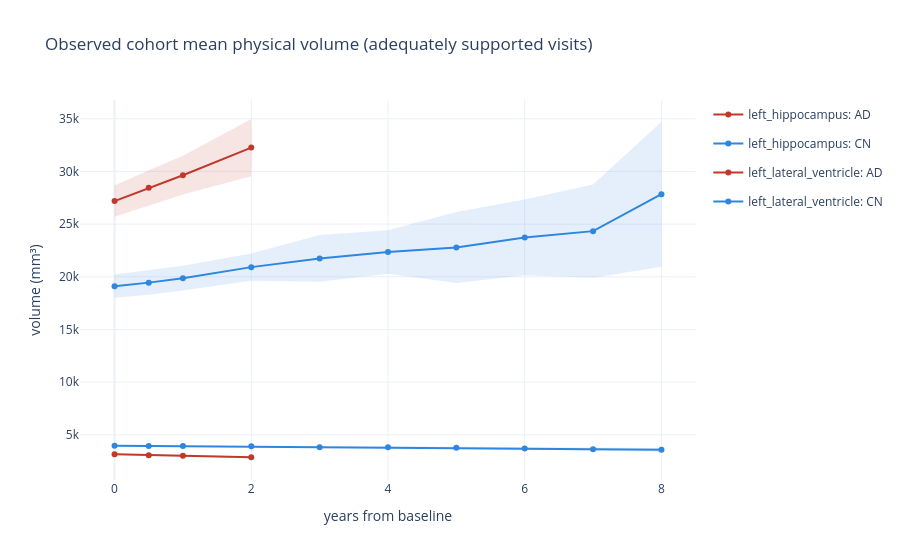
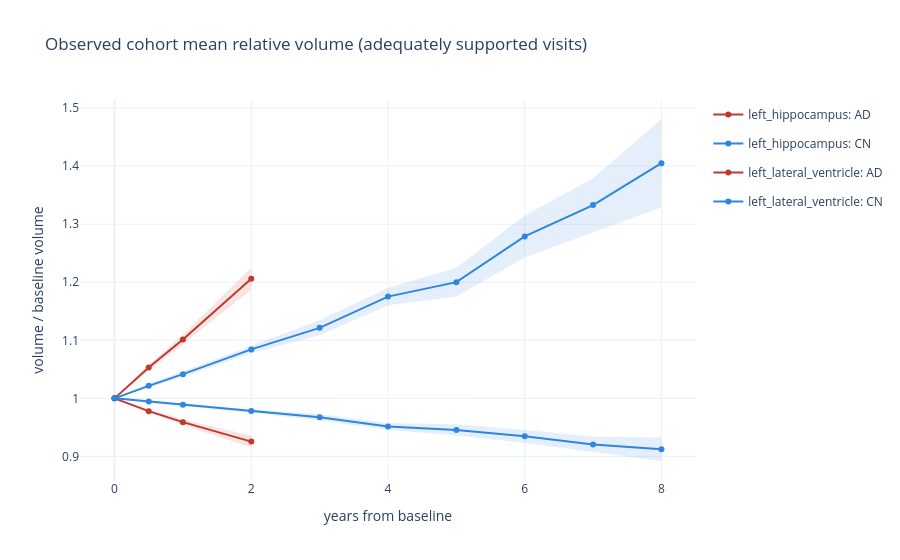
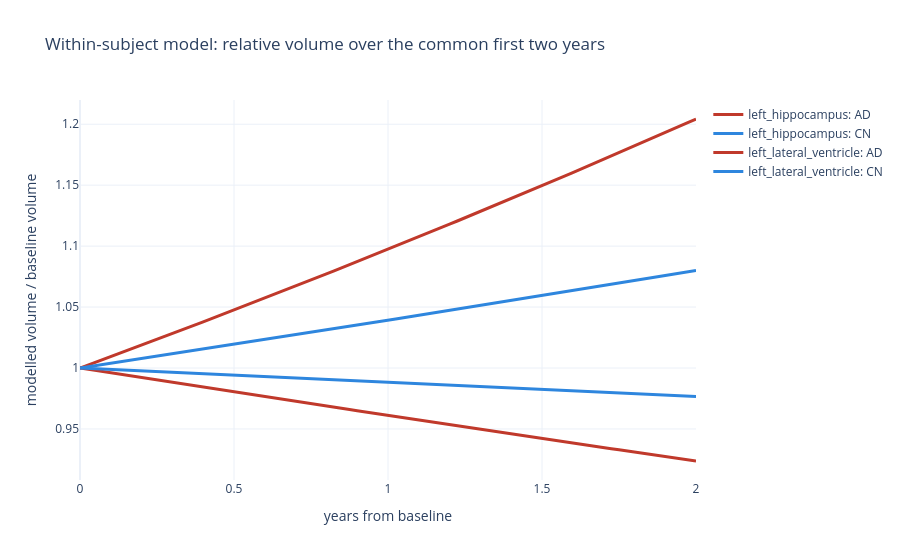
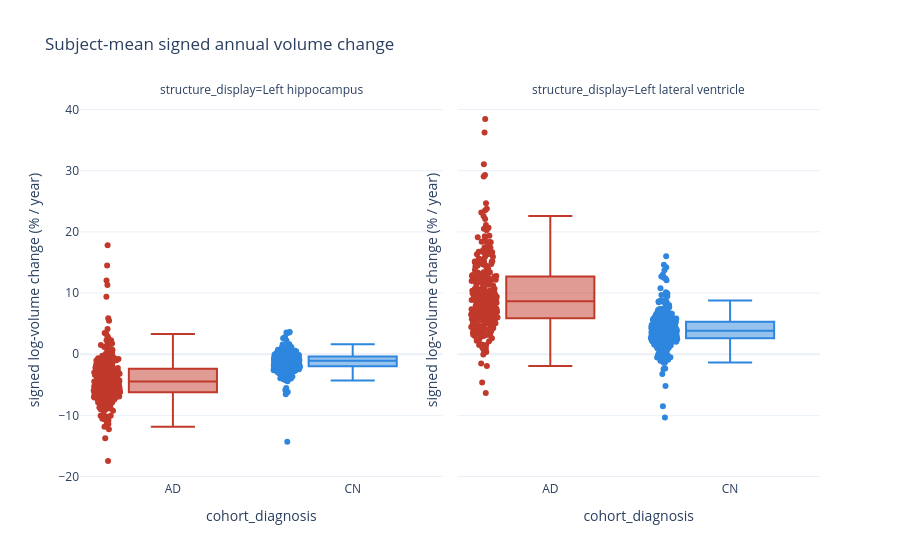

Notebook code cell kept with these figures, in order:
### Markdown cell above
## 3. Volume trajectories and annualized disease speed

### Code cell
MIN_TRAJECTORY_N = 25
display(Markdown(
    f'Visit-wise cohort means below **n={MIN_TRAJECTORY_N}** are hidden. They are descriptive because the participants observed at later visits can differ from the baseline cohort. '
    'Use the within-subject model below for the primary direction and rate of change.'
))
raw_summary = trajectory.loc[
    trajectory.metric.eq('smooth_mesh_volume_mm3') & trajectory['count'].ge(MIN_TRAJECTORY_N)
]
relative_summary = trajectory.loc[
    trajectory.metric.eq('relative_volume_to_baseline') & trajectory['count'].ge(MIN_TRAJECTORY_N)
]
for title, frame, ylabel in [
    ('Observed cohort mean physical volume (adequately supported visits)', raw_summary, 'volume (mm³)'),
    ('Observed cohort mean relative volume (adequately supported visits)', relative_summary, 'volume / baseline volume'),
]:
    figure = go.Figure()
    for (structure, diagnosis), group in frame.groupby(['structure', 'cohort_diagnosis'], sort=True):
        group = group.sort_values('years_from_baseline')
        figure.add_trace(go.Scatter(x=group.years_from_baseline, y=group.ci95_high, mode='lines', line=dict(width=0),
                                    showlegend=False, hoverinfo='skip', legendgroup=f'{structure}-{diagnosis}'))
        figure.add_trace(go.Scatter(x=group.years_from_baseline, y=group.ci95_low, mode='lines', line=dict(width=0),
                                    fill='tonexty', fillcolor=hex_to_rgba(COLORS.get(diagnosis, '#777777'), 0.13), showlegend=False,
                                    hoverinfo='skip', legendgroup=f'{structure}-{diagnosis}'))
        figure.add_trace(go.Scatter(x=group.years_from_baseline, y=group['mean'], mode='lines+markers',
                                    name=f'{structure}: {diagnosis}', line=dict(color=COLORS.get(diagnosis, '#777')), legendgroup=f'{structure}-{diagnosis}'))
    figure.update_layout(title=title, xaxis_title='years from baseline', yaxis_title=ylabel, template='plotly_white')
    figure.show()

if within_trends.empty:
    display(Markdown('**Within-subject trend table is unavailable.** Re-run `synthseg_longitudinal_analysis.py` after updating the scripts.'))
else:
    display(Markdown('### Primary longitudinal estimate: participant-intercept-adjusted trend'))
    display(within_trends)
    figure = go.Figure()
    for _, row in within_trends.iterrows():
        years = np.linspace(0.0, min(2.0, float(row['max_observed_years'])), 81)
        relative_volume = np.exp(float(row['annual_log_volume_change_pct']) * years / 100.0)
        figure.add_trace(go.Scatter(
            x=years, y=relative_volume, mode='lines',
            name=f"{row['structure']}: {row['cohort_diagnosis']}",
            line=dict(color=COLORS.get(row['cohort_diagnosis'], '#777777'), width=3),
        ))
    figure.update_layout(
        title='Within-subject model: relative volume over the common first two years',
        xaxis_title='years from baseline', yaxis_title='modelled volume / baseline volume', template='plotly_white'
    )
    figure.show()

fig = px.box(subjects, x='cohort_diagnosis', y='signed_volume_change_pct_per_year', color='cohort_diagnosis',
             facet_col='structure_display', points='all', color_discrete_map=COLORS,
             title='Subject-mean signed annual volume change')
fig.update_layout(template='plotly_white', showlegend=False)
fig.update_yaxes(title='signed log-volume change (% / year)')
fig.show()

fig = px.scatter(pairs, x='midpoint_age_years', y='signed_volume_change_pct_per_year', color='cohort_diagnosis',
                 facet_col='structure_display', opacity=0.35, trendline='lowess', color_discrete_map=COLORS,
                 title='Adjacent-pair volume-change speed versus age')
fig.update_layout(template='plotly_white')
fig.show()

### Figure 1 — Plotly figure (JSON) as saved in the notebook; plotly's stock layout.template omitted (floating-point values rounded to 4 significant figures)
{"data": [{"hoverinfo": "skip", "legendgroup": "left_hippocampus-AD", "line": {"width": 0}, "mode": "lines", "showlegend": false, "type": "scatter", "x": [0.0, 0.5, 1.0, 2.0], "y": [3220.0, 3130.0, 3081.0, 2965.0]}, {"fill": "tonexty", "fillcolor": "rgba(192, 57, 43, 0.13)", "hoverinfo": "skip", "legendgroup": "left_hippocampus-AD", "line": {"width": 0}, "mode": "lines", "showlegend": false, "type": "scatter", "x": [0.0, 0.5, 1.0, 2.0], "y": [3108.0, 3008.0, 2952.0, 2783.0]}, {"legendgroup": "left_hippocampus-AD", "line": {"color": "#C0392B"}, "mode": "lines+markers", "name": "left_hippocampus: AD", "type": "scatter", "x": [0.0, 0.5, 1.0, 2.0], "y": [3164.0, 3069.0, 3016.0, 2874.0]}, {"hoverinfo": "skip", "legendgroup": "left_hippocampus-CN", "line": {"width": 0}, "mode": "lines", "showlegend": false, "type": "scatter", "x": [0.0, 0.5, 1.0, 2.0, 3.0, 4.0, 5.0, 6.0, 7.0, 8.0], "y": [4018.0, 3995.0, 3996.0, 3965.0, 3898.0, 3912.0, 3883.0, 3835.0, 3780.0, 3748.0]}, {"fill": "tonexty", "fillcolor": "rgba(46, 134, 222, 0.13)", "hoverinfo": "skip", "legendgroup": "left_hippocampus-CN", "line": {"width": 0}, "mode": "lines", "showlegend": false, "type": "scatter", "x": [0.0, 0.5, 1.0, 2.0, 3.0, 4.0, 5.0, 6.0, 7.0, 8.0], "y": [3922.0, 3898.0, 3894.0, 3851.0, 3726.0, 3749.0, 3647.0, 3593.0, 3493.0, 3403.0]}, {"legendgroup": "left_hippocampus-CN", "line": {"color": "#2E86DE"}, "mode": "lines+markers", "name": "left_hippocampus: CN", "type": "scatter", "x": [0.0, 0.5, 1.0, 2.0, 3.0, 4.0, 5.0, 6.0, 7.0, 8.0], "y": [3970.0, 3946.0, 3945.0, 3908.0, 3812.0, 3830.0, 3765.0, 3714.0, 3637.0, 3576.0]}, {"hoverinfo": "skip", "legendgroup": "left_lateral_ventricle-AD", "line": {"width": 0}, "mode": "lines", "showlegend": false, "type": "scatter", "x": [0.0, 0.5, 1.0, 2.0], "y": [28660.0, 30120.0, 31480.0, 34980.0]}, {"fill": "tonexty", "fillcolor": "rgba(192, 57, 43, 0.13)", "hoverinfo": "skip", "legendgroup": "left_lateral_ventricle-AD", "line": {"width": 0}, "mode": "lines", "showlegend": false, "type": "scatter", "x": [0.0, 0.5, 1.0, 2.0], "y": [25710.0, 26760.0, 27800.0, 29540.0]}, {"legendgroup": "left_lateral_ventricle-AD", "line": {"color": "#C0392B"}, "mode": "lines+markers", "name": "left_lateral_ventricle: AD", "type": "scatter", "x": [0.0, 0.5, 1.0, 2.0], "y": [27180.0, 28440.0, 29640.0, 32260.0]}, {"hoverinfo": "skip", "legendgroup": "left_lateral_ventricle-CN", "line": {"width": 0}, "mode": "lines", "showlegend": false, "type": "scatter", "x": [0.0, 0.5, 1.0, 2.0, 3.0, 4.0, 5.0, 6.0, 7.0, 8.0], "y": [20210.0, 20600.0, 21050.0, 22210.0, 23960.0, 24420.0, 26160.0, 27340.0, 28760.0, 34720.0]}, {"fill": "tonexty", "fillcolor": "rgba(46, 134, 222, 0.13)", "hoverinfo": "skip", "legendgroup": "left_lateral_ventricle-CN", "line": {"width": 0}, "mode": "lines", "showlegend": false, "type": "scatter", "x": [0.0, 0.5, 1.0, 2.0, 3.0, 4.0, 5.0, 6.0, 7.0, 8.0], "y": [18010.0, 18300.0, 18690.0, 19630.0, 19530.0, 20280.0, 19410.0, 20140.0, 19900.0, 20960.0]}, {"legendgroup": "left_lateral_ventricle-CN", "line": {"color": "#2E86DE"}, "mode": "lines+markers", "name": "left_lateral_ventricle: CN", "type": "scatter", "x": [0.0, 0.5, 1.0, 2.0, 3.0, 4.0, 5.0, 6.0, 7.0, 8.0], "y": [19110.0, 19450.0, 19870.0, 20920.0, 21740.0, 22350.0, 22790.0, 23740.0, 24330.0, 27840.0]}], "layout": {"title": {"text": "Observed cohort mean physical volume (adequately supported visits)"}, "xaxis": {"title": {"text": "years from baseline"}}, "yaxis": {"title": {"text": "volume (mm³)"}}}}

### Figure 2 — Plotly figure (JSON) as saved in the notebook; plotly's stock layout.template omitted (floating-point values rounded to 4 significant figures)
{"data": [{"hoverinfo": "skip", "legendgroup": "left_hippocampus-AD", "line": {"width": 0}, "mode": "lines", "showlegend": false, "type": "scatter", "x": [0.0, 0.5, 1.0, 2.0], "y": [1.0, 0.9813, 0.9641, 0.9358]}, {"fill": "tonexty", "fillcolor": "rgba(192, 57, 43, 0.13)", "hoverinfo": "skip", "legendgroup": "left_hippocampus-AD", "line": {"width": 0}, "mode": "lines", "showlegend": false, "type": "scatter", "x": [0.0, 0.5, 1.0, 2.0], "y": [1.0, 0.9747, 0.954, 0.9153]}, {"legendgroup": "left_hippocampus-AD", "line": {"color": "#C0392B"}, "mode": "lines+markers", "name": "left_hippocampus: AD", "type": "scatter", "x": [0.0, 0.5, 1.0, 2.0], "y": [1.0, 0.978, 0.9591, 0.9255]}, {"hoverinfo": "skip", "legendgroup": "left_hippocampus-CN", "line": {"width": 0}, "mode": "lines", "showlegend": false, "type": "scatter", "x": [0.0, 0.5, 1.0, 2.0, 3.0, 4.0, 5.0, 6.0, 7.0, 8.0], "y": [1.0, 0.9967, 0.9911, 0.9811, 0.973, 0.9576, 0.9553, 0.946, 0.9339, 0.9328]}, {"fill": "tonexty", "fillcolor": "rgba(46, 134, 222, 0.13)", "hoverinfo": "skip", "legendgroup": "left_hippocampus-CN", "line": {"width": 0}, "mode": "lines", "showlegend": false, "type": "scatter", "x": [0.0, 0.5, 1.0, 2.0, 3.0, 4.0, 5.0, 6.0, 7.0, 8.0], "y": [1.0, 0.9922, 0.9866, 0.9752, 0.9618, 0.9458, 0.936, 0.9232, 0.9075, 0.8921]}, {"legendgroup": "left_hippocampus-CN", "line": {"color": "#2E86DE"}, "mode": "lines+markers", "name": "left_hippocampus: CN", "type": "scatter", "x": [0.0, 0.5, 1.0, 2.0, 3.0, 4.0, 5.0, 6.0, 7.0, 8.0], "y": [1.0, 0.9945, 0.9889, 0.9782, 0.9674, 0.9517, 0.9457, 0.9346, 0.9207, 0.9125]}, {"hoverinfo": "skip", "legendgroup": "left_lateral_ventricle-AD", "line": {"width": 0}, "mode": "lines", "showlegend": false, "type": "scatter", "x": [0.0, 0.5, 1.0, 2.0], "y": [1.0, 1.058, 1.11, 1.225]}, {"fill": "tonexty", "fillcolor": "rgba(192, 57, 43, 0.13)", "hoverinfo": "skip", "legendgroup": "left_lateral_ventricle-AD", "line": {"width": 0}, "mode": "lines", "showlegend": false, "type": "scatter", "x": [0.0, 0.5, 1.0, 2.0], "y": [1.0, 1.048, 1.093, 1.187]}, {"legendgroup": "left_lateral_ventricle-AD", "line": {"color": "#C0392B"}, "mode": "lines+markers", "name": "left_lateral_ventricle: AD", "type": "scatter", "x": [0.0, 0.5, 1.0, 2.0], "y": [1.0, 1.053, 1.101, 1.206]}, {"hoverinfo": "skip", "legendgroup": "left_lateral_ventricle-CN", "line": {"width": 0}, "mode": "lines", "showlegend": false, "type": "scatter", "x": [0.0, 0.5, 1.0, 2.0, 3.0, 4.0, 5.0, 6.0, 7.0, 8.0], "y": [1.0, 1.025, 1.047, 1.091, 1.134, 1.19, 1.225, 1.315, 1.379, 1.481]}, {"fill": "tonexty", "fillcolor": "rgba(46, 134, 222, 0.13)", "hoverinfo": "skip", "legendgroup": "left_lateral_ventricle-CN", "line": {"width": 0}, "mode": "lines", "showlegend": false, "type": "scatter", "x": [0.0, 0.5, 1.0, 2.0, 3.0, 4.0, 5.0, 6.0, 7.0, 8.0], "y": [1.0, 1.018, 1.037, 1.078, 1.109, 1.16, 1.175, 1.243, 1.287, 1.329]}, {"legendgroup": "left_lateral_ventricle-CN", "line": {"color": "#2E86DE"}, "mode": "lines+markers", "name": "left_lateral_ventricle: CN", "type": "scatter", "x": [0.0, 0.5, 1.0, 2.0, 3.0, 4.0, 5.0, 6.0, 7.0, 8.0], "y": [1.0, 1.022, 1.042, 1.084, 1.121, 1.175, 1.2, 1.279, 1.333, 1.405]}], "layout": {"title": {"text": "Observed cohort mean relative volume (adequately supported visits)"}, "xaxis": {"title": {"text": "years from baseline"}}, "yaxis": {"title": {"text": "volume / baseline volume"}}}}

### Figure 3 — Plotly figure (JSON) as saved in the notebook; plotly's stock layout.template omitted (floating-point values rounded to 4 significant figures)
{"data": [{"line": {"color": "#C0392B", "width": 3}, "mode": "lines", "name": "left_hippocampus: AD", "type": "scatter", "x": [0.0, 0.025, 0.05, 0.075, 0.1, 0.125, 0.15, 0.175, 0.2, 0.225, 0.25, 0.275, 0.3, 0.325, 0.35, 0.375, 0.4, 0.425, 0.45, 0.475, 0.5, 0.525, 0.55, 0.575, 0.6, 0.625, 0.65, 0.675, 0.7, 0.725, 0.75, 0.775, 0.8, 0.825, 0.85, 0.875, 0.9, 0.925, 0.95, 0.975, 1.0, 1.025, 1.05, 1.075, 1.1, 1.125, 1.15, 1.175, 1.2, 1.225, 1.25, 1.275, 1.3, 1.325, 1.35, 1.375, 1.4, 1.425, 1.45, 1.475, 1.5, 1.525, 1.55, 1.575, 1.6, 1.625, 1.65, 1.675, 1.7, 1.725, 1.75, 1.775, 1.8, 1.825, 1.85, 1.875, 1.9, 1.925, 1.95, 1.975, 2.0], "y": [1.0, 0.999, 0.998, 0.997, 0.996, 0.9951, 0.9941, 0.9931, 0.9921, 0.9911, 0.9901, 0.9891, 0.9882, 0.9872, 0.9862, 0.9852, 0.9843, 0.9833, 0.9823, 0.9813, 0.9804, 0.9794, 0.9784, 0.9774, 0.9765, 0.9755, 0.9745, 0.9736, 0.9726, 0.9716, 0.9707, 0.9697, 0.9688, 0.9678, 0.9668, 0.9659, 0.9649, 0.964, 0.963, 0.962, 0.9611, 0.9601, 0.9592, 0.9582, 0.9573, 0.9563, 0.9554, 0.9544, 0.9535, 0.9525, 0.9516, 0.9507, 0.9497, 0.9488, 0.9478, 0.9469, 0.946, 0.945, 0.9441, 0.9431, 0.9422, 0.9413, 0.9403, 0.9394, 0.9385, 0.9375, 0.9366, 0.9357, 0.9348, 0.9338, 0.9329, 0.932, 0.9311, 0.9301, 0.9292, 0.9283, 0.9274, 0.9265, 0.9255, 0.9246, 0.9237]}, {"line": {"color": "#2E86DE", "width": 3}, "mode": "lines", "name": "left_hippocampus: CN", "type": "scatter", "x": [0.0, 0.025, 0.05, 0.075, 0.1, 0.125, 0.15, 0.175, 0.2, 0.225, 0.25, 0.275, 0.3, 0.325, 0.35, 0.375, 0.4, 0.425, 0.45, 0.475, 0.5, 0.525, 0.55, 0.575, 0.6, 0.625, 0.65, 0.675, 0.7, 0.725, 0.75, 0.775, 0.8, 0.825, 0.85, 0.875, 0.9, 0.925, 0.95, 0.975, 1.0, 1.025, 1.05, 1.075, 1.1, 1.125, 1.15, 1.175, 1.2, 1.225, 1.25, 1.275, 1.3, 1.325, 1.35, 1.375, 1.4, 1.425, 1.45, 1.475, 1.5, 1.525, 1.55, 1.575, 1.6, 1.625, 1.65, 1.675, 1.7, 1.725, 1.75, 1.775, 1.8, 1.825, 1.85, 1.875, 1.9, 1.925, 1.95, 1.975, 2.0], "y": [1.0, 0.9997, 0.9994, 0.9991, 0.9988, 0.9985, 0.9982, 0.9979, 0.9976, 0.9973, 0.997, 0.9967, 0.9964, 0.9962, 0.9959, 0.9956, 0.9953, 0.995, 0.9947, 0.9944, 0.9941, 0.9938, 0.9935, 0.9932, 0.9929, 0.9926, 0.9923, 0.992, 0.9917, 0.9914, 0.9911, 0.9909, 0.9906, 0.9903, 0.99, 0.9897, 0.9894, 0.9891, 0.9888, 0.9885, 0.9882, 0.9879, 0.9876, 0.9873, 0.987, 0.9868, 0.9865, 0.9862, 0.9859, 0.9856, 0.9853, 0.985, 0.9847, 0.9844, 0.9841, 0.9838, 0.9835, 0.9832, 0.983, 0.9827, 0.9824, 0.9821, 0.9818, 0.9815, 0.9812, 0.9809, 0.9806, 0.9803, 0.98, 0.9798, 0.9795, 0.9792, 0.9789, 0.9786, 0.9783, 0.978, 0.9777, 0.9774, 0.9771, 0.9769, 0.9766]}, {"line": {"color": "#C0392B", "width": 3}, "mode": "lines", "name": "left_lateral_ventricle: AD", "type": "scatter", "x": [0.0, 0.025, 0.05, 0.075, 0.1, 0.125, 0.15, 0.175, 0.2, 0.225, 0.25, 0.275, 0.3, 0.325, 0.35, 0.375, 0.4, 0.425, 0.45, 0.475, 0.5, 0.525, 0.55, 0.575, 0.6, 0.625, 0.65, 0.675, 0.7, 0.725, 0.75, 0.775, 0.8, 0.825, 0.85, 0.875, 0.9, 0.925, 0.95, 0.975, 1.0, 1.025, 1.05, 1.075, 1.1, 1.125, 1.15, 1.175, 1.2, 1.225, 1.25, 1.275, 1.3, 1.325, 1.35, 1.375, 1.4, 1.425, 1.45, 1.475, 1.5, 1.525, 1.55, 1.575, 1.6, 1.625, 1.65, 1.675, 1.7, 1.725, 1.75, 1.775, 1.8, 1.825, 1.85, 1.875, 1.9, 1.925, 1.95, 1.975, 2.0], "y": [1.0, 1.002, 1.005, 1.007, 1.009, 1.012, 1.014, 1.016, 1.019, 1.021, 1.024, 1.026, 1.028, 1.031, 1.033, 1.035, 1.038, 1.04, 1.043, 1.045, 1.048, 1.05, 1.052, 1.055, 1.057, 1.06, 1.062, 1.065, 1.067, 1.07, 1.072, 1.075, 1.077, 1.08, 1.082, 1.085, 1.087, 1.09, 1.092, 1.095, 1.097, 1.1, 1.103, 1.105, 1.108, 1.11, 1.113, 1.115, 1.118, 1.121, 1.123, 1.126, 1.128, 1.131, 1.134, 1.136, 1.139, 1.142, 1.144, 1.147, 1.15, 1.152, 1.155, 1.158, 1.16, 1.163, 1.166, 1.168, 1.171, 1.174, 1.177, 1.179, 1.182, 1.185, 1.188, 1.19, 1.193, 1.196, 1.199, 1.201, 1.204]}, {"line": {"color": "#2E86DE", "width": 3}, "mode": "lines", "name": "left_lateral_ventricle: CN", "type": "scatter", "x": [0.0, 0.025, 0.05, 0.075, 0.1, 0.125, 0.15, 0.175, 0.2, 0.225, 0.25, 0.275, 0.3, 0.325, 0.35, 0.375, 0.4, 0.425, 0.45, 0.475, 0.5, 0.525, 0.55, 0.575, 0.6, 0.625, 0.65, 0.675, 0.7, 0.725, 0.75, 0.775, 0.8, 0.825, 0.85, 0.875, 0.9, 0.925, 0.95, 0.975, 1.0, 1.025, 1.05, 1.075, 1.1, 1.125, 1.15, 1.175, 1.2, 1.225, 1.25, 1.275, 1.3, 1.325, 1.35, 1.375, 1.4, 1.425, 1.45, 1.475, 1.5, 1.525, 1.55, 1.575, 1.6, 1.625, 1.65, 1.675, 1.7, 1.725, 1.75, 1.775, 1.8, 1.825, 1.85, 1.875, 1.9, 1.925, 1.95, 1.975, 2.0], "y": [1.0, 1.001, 1.002, 1.003, 1.004, 1.005, 1.006, 1.007, 1.008, 1.009, 1.01, 1.011, 1.012, 1.013, 1.014, 1.015, 1.016, 1.017, 1.017, 1.018, 1.019, 1.02, 1.021, 1.022, 1.023, 1.024, 1.025, 1.026, 1.027, 1.028, 1.029, 1.03, 1.031, 1.032, 1.033, 1.034, 1.035, 1.036, 1.037, 1.038, 1.039, 1.04, 1.041, 1.042, 1.043, 1.044, 1.045, 1.046, 1.047, 1.048, 1.049, 1.05, 1.051, 1.052, 1.053, 1.054, 1.055, 1.056, 1.057, 1.058, 1.059, 1.061, 1.062, 1.063, 1.064, 1.065, 1.066, 1.067, 1.068, 1.069, 1.07, 1.071, 1.072, 1.073, 1.074, 1.075, 1.076, 1.077, 1.078, 1.079, 1.08]}], "layout": {"title": {"text": "Within-subject model: relative volume over the common first two years"}, "xaxis": {"title": {"text": "years from baseline"}}, "yaxis": {"title": {"text": "modelled volume / baseline volume"}}}}

### Figure 4 — Plotly figure (JSON) as saved in the notebook; plotly's stock layout.template omitted (floating-point values rounded to 4 significant figures; data arrays with more than 128 entries replaced by an {"elided": "..."} marker saying what was removed)
{"data": [{"alignmentgroup": "True", "boxpoints": "all", "hovertemplate": "cohort_diagnosis=%{x}<br>structure_display=Left hippocampus<br>signed_volume_change_pct_per_year=%{y}<extra></extra>", "legendgroup": "AD", "marker": {"color": "#C0392B"}, "name": "AD", "notched": false, "offsetgroup": "AD", "orientation": "v", "showlegend": true, "type": "box", "x": {"elided": "279 str values"}, "x0": " ", "xaxis": "x", "y": {"elided": "279 float values"}, "y0": " ", "yaxis": "y"}, {"alignmentgroup": "True", "boxpoints": "all", "hovertemplate": "cohort_diagnosis=%{x}<br>structure_display=Left lateral ventricle<br>signed_volume_change_pct_per_year=%{y}<extra></extra>", "legendgroup": "AD", "marker": {"color": "#C0392B"}, "name": "AD", "notched": false, "offsetgroup": "AD", "orientation": "v", "showlegend": false, "type": "box", "x": {"elided": "279 str values"}, "x0": " ", "xaxis": "x2", "y": {"elided": "279 float values"}, "y0": " ", "yaxis": "y2"}, {"alignmentgroup": "True", "boxpoints": "all", "hovertemplate": "cohort_diagnosis=%{x}<br>structure_display=Left hippocampus<br>signed_volume_change_pct_per_year=%{y}<extra></extra>", "legendgroup": "CN", "marker": {"color": "#2E86DE"}, "name": "CN", "notched": false, "offsetgroup": "CN", "orientation": "v", "showlegend": true, "type": "box", "x": {"elided": "329 str values"}, "x0": " ", "xaxis": "x", "y": {"elided": "329 float values"}, "y0": " ", "yaxis": "y"}, {"alignmentgroup": "True", "boxpoints": "all", "hovertemplate": "cohort_diagnosis=%{x}<br>structure_display=Left lateral ventricle<br>signed_volume_change_pct_per_year=%{y}<extra></extra>", "legendgroup": "CN", "marker": {"color": "#2E86DE"}, "name": "CN", "notched": false, "offsetgroup": "CN", "orientation": "v", "showlegend": false, "type": "box", "x": {"elided": "329 str values"}, "x0": " ", "xaxis": "x2", "y": {"elided": "329 float values"}, "y0": " ", "yaxis": "y2"}], "layout": {"annotations": [{"font": {}, "showarrow": false, "text": "structure_display=Left hippocampus", "x": 0.245, "xanchor": "center", "xref": "paper", "y": 1, "yanchor": "bottom", "yref": "paper"}, {"font": {}, "showarrow": false, "text": "structure_display=Left lateral ventricle", "x": 0.755, "xanchor": "center", "xref": "paper", "y": 1, "yanchor": "bottom", "yref": "paper"}], "boxmode": "overlay", "legend": {"title": {"text": "cohort_diagnosis"}, "tracegroupgap": 0}, "showlegend": false, "title": {"text": "Subject-mean signed annual volume change"}, "xaxis": {"anchor": "y", "categoryarray": ["AD", "CN"], "categoryorder": "array", "domain": [0, 0.49], "title": {"text": "cohort_diagnosis"}}, "xaxis2": {"anchor": "y2", "categoryarray": ["AD", "CN"], "categoryorder": "array", "domain": [0.51, 1], "matches": "x", "title": {"text": "cohort_diagnosis"}}, "yaxis": {"anchor": "x", "domain": [0, 1], "title": {"text": "signed log-volume change (% / year)"}}, "yaxis2": {"anchor": "x2", "domain": [0, 1], "matches": "y", "showticklabels": false, "title": {"text": "signed log-volume change (% / year)"}}}}
